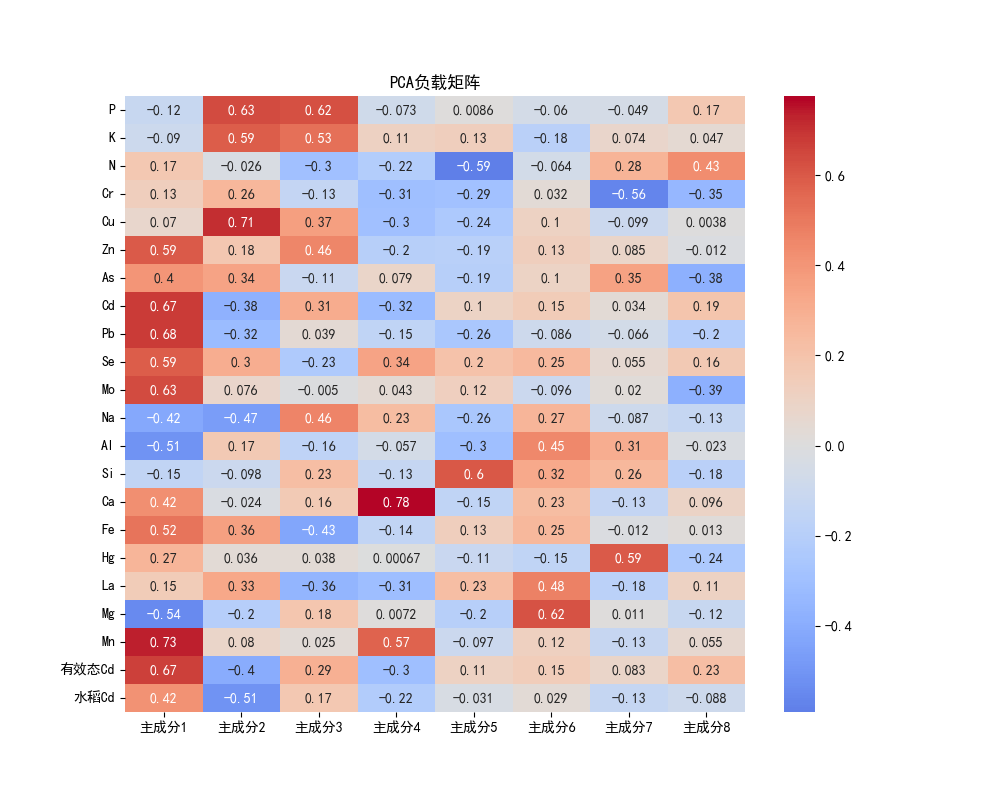
#> input picture Images/Img_pca_loading.png, 1000 x 800 px, given in place of img2.png, which was not available
$ python ImageProcess.py
#> lines starting #> are read from the running program, lines starting #| are printed output that depends on the picture; after the words box and inside, x2 and y2 are one past the last pixel; in counts of white or black regions, pixels touching at a corner belong together; pictures that were not available may be replaced by others from this repository, and a replacement may not be noted
import os
from typing import List
import numpy as np
import matplotlib.pyplot as plt
from skimage.color import rgb2gray
from skimage import img_as_float, measure, morphology, io
from skimage.segmentation import random_walker
from skimage.measure import label, regionprops
import pandas as pd
from sklearn.decomposition import PCA
from sklearn.preprocessing import StandardScaler
import scipy.stats as stats
import seaborn as sns

plt.rcParams["font.sans-serif"] = ["SimHei"]  # 用来正常显示中文标签
plt.rcParams["axes.unicode_minus"] = False  # 用来正常显示负号

params_name = [
    "P",
    "K",
    "N",
    "Cr",
    "Cu",
    "Zn",
    "As",
    "Cd",
    "Pb",
    "Se",
    "Mo",
    "Na",
    "Al",
    "Si",
    "Ca",
    "Fe",
    "Hg",
    "La",
    "Mg",
    "Mn",
    "有效态Cd",
    "水稻Cd",
]


def img_random_walk_process(
    image_path_color: str,
    image_path_grey: str,
    low_threshold_precent: float = 20,
    high_threshold_precent: float = 80,
    beta: int = 10,
    min_size: int = 100,
    dpi: int = 400,
):
    """
    对图像进行随机游走分割、去除小区域以及骨架提取，并保存结果图像
    :param image_path_color: str, 输入图像的路径。
    :param image_path_grey: str, 输入灰度图的路径。
    :param low_threshold_percent: float, 分割时的低阈值。
    :param high_threshold_percent: float, 分割时的高阈值。
    :param beta: int, 随机游走算法的边缘敏感度参数。
    :param min_size: int, 去除小区域的最小面积。
    :return: str, 保存图像的路径。
    """
#> called with image_path_color = 'Images/img2.png', image_path_grey = 'Images/processed_images/img2.png', low_threshold_precent = 20, high_threshold_precent = 80, beta = 10, min_size = 100, dpi = 400
    # 加载图像
    img_color: np.ndarray = io.imread(image_path_color)
#> img_color is the input picture: shape (800, 1000, 4); mean R, G, B, A 228.8, 216.2, 220.7, 255
    img_grey: np.ndarray = io.imread(image_path_grey, as_gray=True)
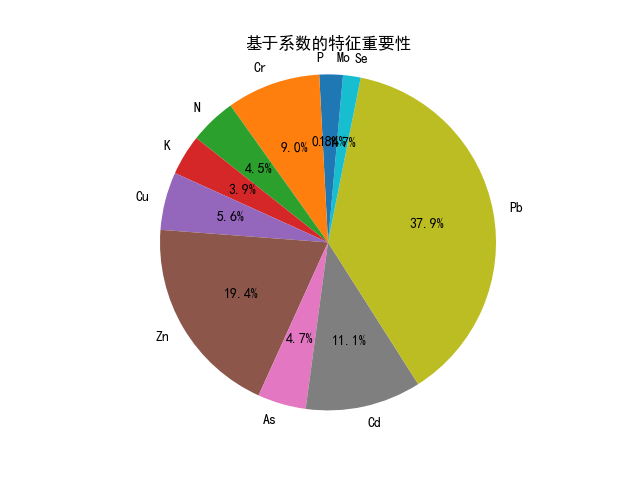
#> input picture Images/coefficients.png, 640 x 480 px, given in place of img2.png, which was not available
#> img_grey: shape (480, 640) float64; min 0, max 1, mean 0.865
    img_grey = np.sqrt(1 - img_grey)
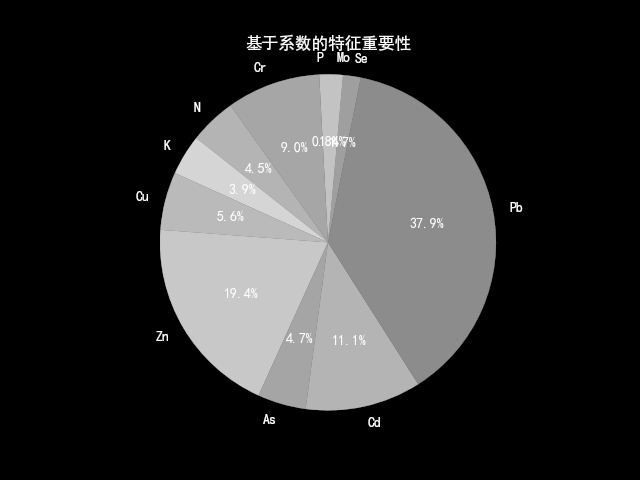
#> img_grey: shape (480, 640) float64; min 0, max 1, mean 0.197

    non_zero_elements = img_grey[img_grey != 0]

    low_threshold = np.percentile(non_zero_elements, low_threshold_precent)
#> low_threshold = 0.551
    high_threshold = np.percentile(non_zero_elements, high_threshold_precent)
#> high_threshold = 0.788

    # 随机游走分割
    markers: np.ndarray = np.zeros_like(img_grey)
    markers[img_grey > high_threshold] = 1
    markers[img_grey < low_threshold] = 2
    seg_result = random_walker(img_grey, markers, beta=beta, mode="bf")
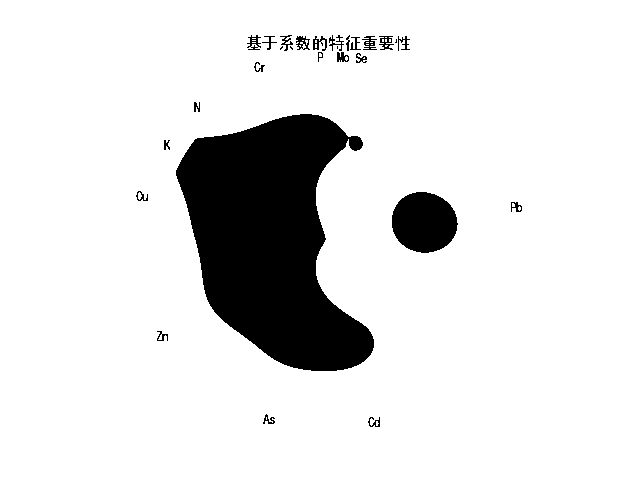
#> seg_result: shape (480, 640) float64; values 1 (black) and 2 (white), 88.2% white; 28 black regions (4 under 20 px), largest, box (x1, y1, x2, y2) and area: (176, 114, 374, 371) 31533, (392, 192, 458, 253) 3136, (296, 36, 310, 50) 108

    # 区域处理，去除最小区域
    label_img = label(seg_result)
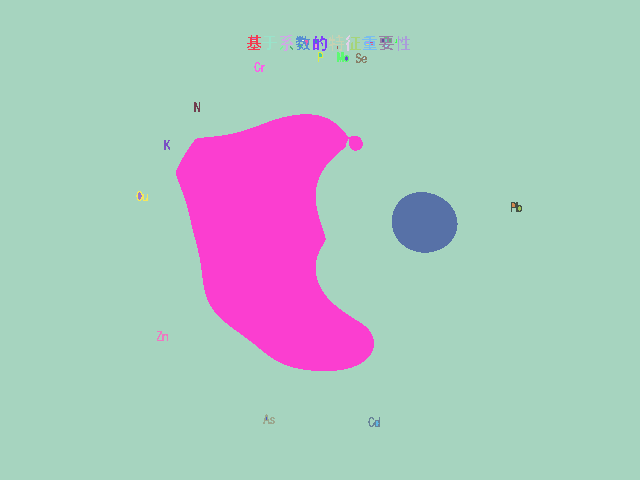
#> label_img: shape (480, 640) int64; 54 distinct labels, from 1 to 54; one colour per label, 0 black
    filtered_regions = morphology.remove_small_objects(label_img, min_size)
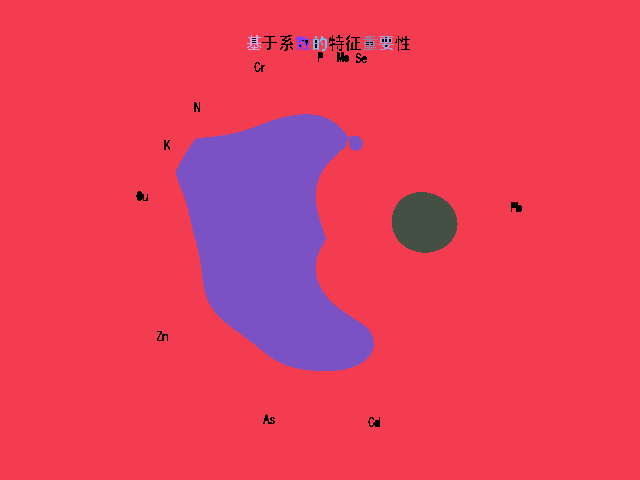
#> filtered_regions: shape (480, 640) int64; 9 distinct labels, from 0 to 46; one colour per label, 0 black

    # 二值化处理
    prop_bw = filtered_regions
    prop_bw[prop_bw == 1] = 0
#> prop_bw: shape (480, 640) int64; 8 distinct labels, from 0 to 46
    prop_bw[prop_bw >= 1] = 1
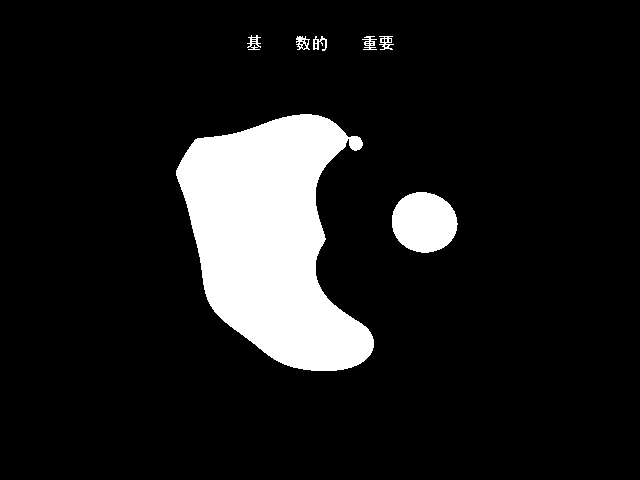
#> prop_bw: shape (480, 640) int64; values 0 (black) and 1 (white), 11.5% white; 7 white regions, largest, box (x1, y1, x2, y2) and area: (176, 114, 374, 371) 31533, (392, 192, 458, 253) 3136, (296, 36, 310, 50) 108

    # 骨架化
    skeleton = morphology.skeletonize(prop_bw)
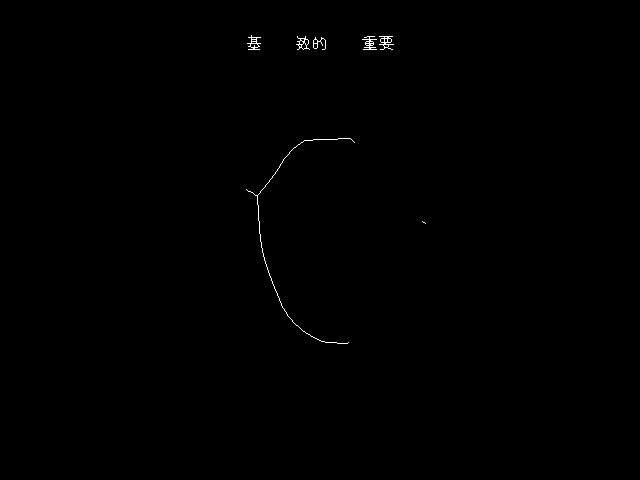
#> skeleton: shape (480, 640) bool; 0.22% white in thin lines or dots, all inside (x1, y1, x2, y2) = (246, 35, 426, 344)

#> (the run stopped early here; a loop or call above may not have finished)
